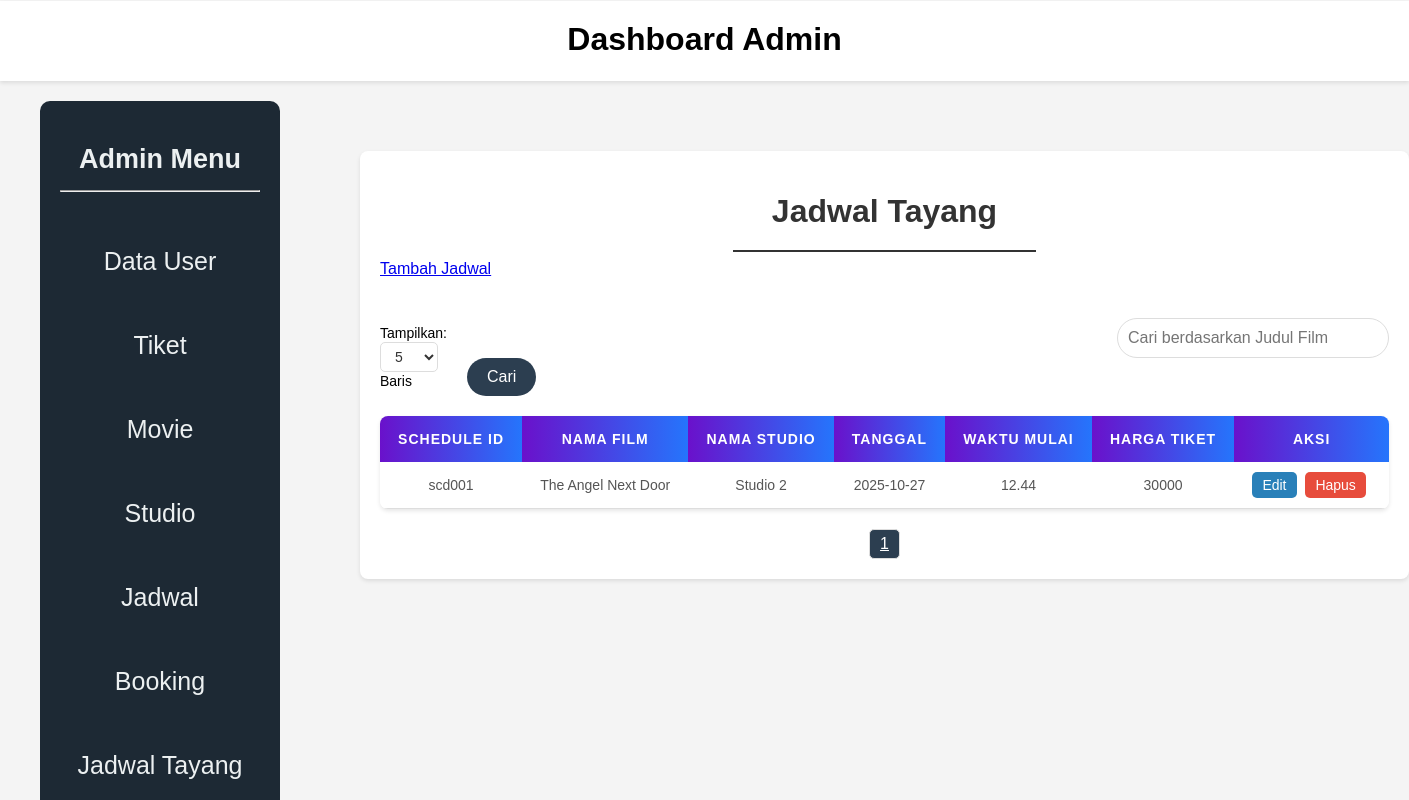
The page /jadwal.php on the database its author committed.
### tables this page shows
CREATE TABLE `tb_schedule` (
  `schedule_id` char(10) NOT NULL,
  `movie_id` char(10) NOT NULL,
  `studio_id` char(10) NOT NULL,
  `tanggal` date NOT NULL,
  `waktu_mulai` time NOT NULL,
  `harga_tiket` int(11) NOT NULL,
  PRIMARY KEY (`schedule_id`),
  KEY `movie_id` (`movie_id`),
  KEY `studio_id` (`studio_id`),
  CONSTRAINT `tb_schedule_ibfk_1` FOREIGN KEY (`movie_id`) REFERENCES `tb_movie` (`movie_id`) ON DELETE CASCADE,
  CONSTRAINT `tb_schedule_ibfk_2` FOREIGN KEY (`studio_id`) REFERENCES `tb_studio` (`studio_id`) ON DELETE CASCADE
);

CREATE TABLE `tb_movie` (
  `movie_id` char(10) NOT NULL,
  `poster` mediumblob NOT NULL,
  `judul` varchar(255) NOT NULL,
  `genre` varchar(25) NOT NULL,
  `durasi` int(11) NOT NULL,
  `rating` decimal(3,1) NOT NULL,
  `sinopsis` varchar(255) NOT NULL,
  `trailer_url` text DEFAULT NULL,
  `tanggal_tambah` datetime DEFAULT current_timestamp(),
  PRIMARY KEY (`movie_id`)
);

CREATE TABLE `tb_studio` (
  `studio_id` char(10) NOT NULL,
  `nama_studio` varchar(255) NOT NULL,
  `kapasitas` int(11) NOT NULL,
  PRIMARY KEY (`studio_id`)
);

### jadwal.php (the view, shortened to what this page needs)
<?php include 'koneksi.php'; ?>
<!DOCTYPE html>
<html lang="en">
<head>
    <link rel="stylesheet" href="index.css">
</head>
<body>
    <header class="header">
        <h1>Dashboard Admin</h1>
    </header>
    <div class="wrapper">
        <div class="sidebar">
            <h2>Admin Menu</h2>
            <hr>
            <ul>
                <li><a href="index.php">Data User</a></li>
                <li><a href="tiket.php">Tiket</a></li>
                <li><a href="movie.php">Movie</a></li>
                <li><a href="studio.php">Studio</a></li>
                <li><a href="jadwal.php">Jadwal</a></li>
                <li><a href="booking.php">Booking</a></li>
                <li><a href="schedule.php">Jadwal Tayang</a></li>
            </ul>
        </div>
        <div class="container">
            <h1>Jadwal Tayang</h1>
            <hr>
            <div>
                <a class="tambah" href="add_jadwal.php">Tambah Jadwal</a>
            </div>
            <form method="GET" class="filter-form">
                <div style="display: flex; justify-content: space-between; align-items: center;">
                    <div>
                        <label for="records_per_page">Tampilkan:</label>
                        <select name="records_per_page" id="records_per_page" onchange="this.form.submit()">
                            <option value="5" <?= isset($_GET['records_per_page']) && $_GET['records_per_page'] == '5' ? 'selected' : '' ?>>5</option>
                        </select>
                        <label for="records_per_page">Baris</label>
                    </div>
                    <div>
                        <input type="text" name="search" placeholder="Cari berdasarkan Judul Film" value="<?= isset($_GET['search']) ? $_GET['search'] : '' ?>">
                        <button type="submit">Cari</button>
                    </div>
                </div>
            </form>
            <table>
                <thead>
                    <tr>
                        <th>Schedule ID</th>
                        <th>Nama Film</th>
                        <th>Nama Studio</th>
                        <th>Tanggal</th>
                        <th>Waktu Mulai</th>
                        <th>Harga Tiket</th>
                        <th>Aksi</th>
                    </tr>
                </thead>
                <tbody>
                    <?php
                    $records_per_page = isset($_GET['records_per_page']) ? (int)$_GET['records_per_page'] : 5;
                    $current_page = isset($_GET['page']) ? (int)$_GET['page'] : 1;
                    $offset = ($current_page - 1) * $records_per_page;
                    $search = isset($_GET['search']) ? $_GET['search'] : '';
                    $total_data_query = "
                        SELECT COUNT(*) AS total
                        FROM tb_schedule
                        JOIN tb_movie ON tb_schedule.movie_id = tb_movie.movie_id
                        JOIN tb_studio ON tb_schedule.studio_id = tb_studio.studio_id
                        WHERE tb_movie.judul LIKE '%$search%'
                    ";
                    $total_data_result = $conn->query($total_data_query);
                    $total_data = $total_data_result->fetch_assoc()['total'];
                    $sql = "
                        SELECT tb_schedule.schedule_id, tb_movie.judul AS nama_film, tb_studio.nama_studio, tb_schedule.tanggal, tb_schedule.waktu_mulai, tb_schedule.harga_tiket
                        FROM tb_schedule
                        JOIN tb_movie ON tb_schedule.movie_id = tb_movie.movie_id
                        JOIN tb_studio ON tb_schedule.studio_id = tb_studio.studio_id
                        WHERE tb_movie.judul LIKE '%$search%'
                        LIMIT $records_per_page OFFSET $offset
                    ";
                    $result = $conn->query($sql);
                    if ($result->num_rows > 0) {
                        while ($row = $result->fetch_assoc()) {
                            echo "<tr>";
                            echo "<td>" . $row['schedule_id'] . "</td>";
                            echo "<td>" . $row['nama_film'] . "</td>";
                            echo "<td>" . $row['nama_studio'] . "</td>";
                            echo "<td>" . $row['tanggal'] . "</td>";
                            echo "<td>" . date('H.i', strtotime($row['waktu_mulai'])) . "</td>";
                            echo "<td>" . $row['harga_tiket'] . "</td>";
                            echo "<td>
                                    <a href='edit_schedule.php?id=" . $row['schedule_id'] . "' class='btn-edit'>Edit</a>
                                    <a href='delete_schedule.php?id=" . $row['schedule_id'] . "' class='btn-delete' onclick='return confirm(\"Yakin ingin menghapus data ini?\")'>Hapus</a>
                                  </td>";
                            echo "</tr>";
                        }
                    } else {
                        echo "<tr><td colspan='7'>Tidak ada data yang ditemukan.</td></tr>";
                    }
                    ?>
                </tbody>
            </table>
            <div class="pagination">
                <?php
                $total_pages = ceil($total_data / $records_per_page);
                for ($i = 1; $i <= $total_pages; $i++) {
                    echo "<a href='?page=$i&records_per_page=$records_per_page&search=$search' class='" . ($i == $current_page ? "active" : "") . "'>$i</a>";
                }
                ?>
            </div>
        </div>
    </div>
</body>
</html>

### index.css (style rules this page uses)
body { margin: 0; font-family: Arial, sans-serif; background-color: #f4f4f4; }
.header { margin-top: -20px; width: 100%; height: 80px; background-color: white; justify-items: center; box-shadow: 0 2px 4px rgba(0, 0, 0, 0.1); }
.header h1 { padding-top: 20px; text-align: justify; font-size: 32px; }
.wrapper { display: flex; }
.sidebar { margin-top: 20px; margin-left: 40px; width: 200px; background: #1d2934; color: #fff; padding: 20px; height: 710px; position: fixed; border-radius: 10px }
.sidebar h2 { text-align: center; margin-bottom: 15px; font-size: 27px; color: #ecf0f1; }
.sidebar ul { list-style-type: none; padding: 0; text-align: center; }
.sidebar ul li { margin: 55px 0; }
.sidebar ul li a { color: #ecf0f1; text-decoration: none; font-size: 25px; display: block; transition: 0.5s ease; }
.filter-form { display: flex; justify-content: space-between; align-items: center; margin-bottom: 20px; margin-top: 40px; }
.filter-form input[type="text"] { margin-left: 650px; padding: 10px; font-size: 16px; width: 250px; border: 1px solid #ddd; border-radius: 25px; outline: none; transition: 0.3s; }
.filter-form button { background-color: #2c3e50; color: #fff; padding: 10px 20px; font-size: 16px; border: none; border-radius: 25px; cursor: pointer; transition: 0.3s; }
.filter-form label { font-size: 14px; margin-right: 10px; }
.filter-form select { padding: 10px; font-size: 16px; border: 1px solid #ddd; border-radius: 25px; background-color: #fff; color: #333; outline: none; transition: 0.3s; }
.container { margin-left: 360px; margin-top: 70px; padding: 20px; width: 1200px; background: #fff; border-radius: 8px; box-shadow: 0 2px 4px rgba(0, 0, 0, 0.1); }
.container h1 { text-align: center; color: #333; margin-bottom: 20px; }
.container hr { justify-items: center; width: 30%; height: 2px; border: none; background-color: #333; }
.container table { width: 100%; border-collapse: collapse; margin: 20px 0; box-shadow: 0 2px 4px rgba(0, 0, 0, 0.1); border-radius: 8px; overflow: hidden; }
.container table th, .container table td { padding: 15px 18px; text-align: center; color: #555; }
.container table th { background: linear-gradient(to right, #6a11cb, #2575fc); color: #fff; text-transform: uppercase; letter-spacing: 1px; font-size: 14px; font-weight: bold; }
.container table tr:nth-child(odd) { background-color: #fff; }
.container table td { border-bottom: 1px solid #ddd; font-size: 14px; }
.btn-edit, .btn-delete { padding: 5px 10px; text-decoration: none; border-radius: 5px; color: #fff; margin-right: 5px; font-size: 14px; }
.btn-edit { background-color: #2980b9; }
.btn-delete { background-color: #e74c3c; }
.filter-form { margin-bottom: 20px; }
.filter-form select { padding: 5px 10px; font-size: 14px; border: 1px solid #ddd; border-radius: 5px; }
.pagination { margin-top: 20px; display: flex; justify-content: center; gap: 10px; }
.pagination a { color: #333; padding: 5px 10px; border: 1px solid #ddd; border-radius: 5px; transition: background 0.3s, color 0.3s; }
.pagination a.active { background-color: #2c3e50; color: white; pointer-events: none; }

### rows shown on the page
tb_schedule: schedule_id "scd001", movie.judul "The Angel Next Door", studio.nama_studio "Studio 2", tanggal "2025-10-27", waktu_mulai "12.44", harga_tiket "30000"
